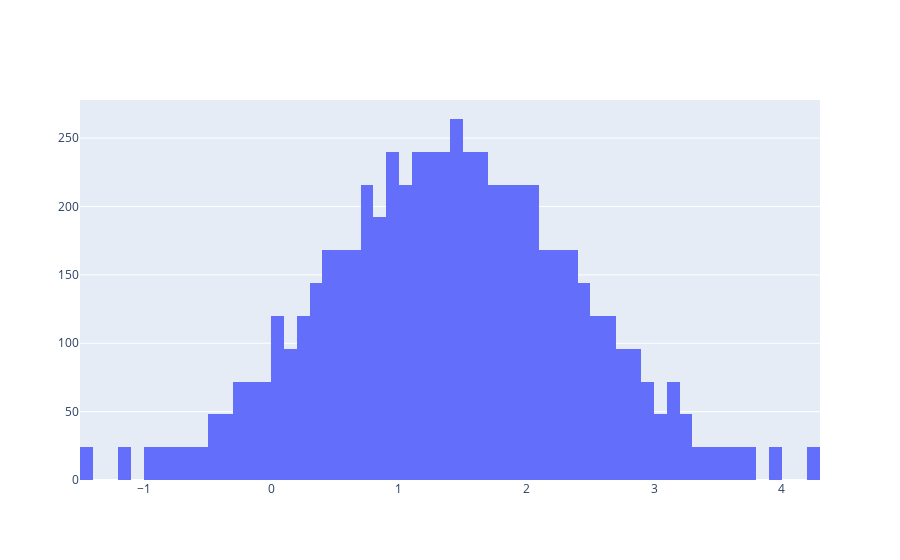

This figure's notebook cell:
### Code cell
import plotly.graph_objects as go


go.Figure(data=[go.Histogram(x=data[:, 3])])

### Figure 1 — Plotly figure (JSON) as saved in the notebook; plotly's stock layout.template omitted (floating-point values rounded to 4 significant figures; data arrays with more than 128 entries replaced by an {"elided": "..."} marker saying what was removed)
{"data": [{"type": "histogram", "x": {"elided": "6144 float values"}}], "layout": {}}
